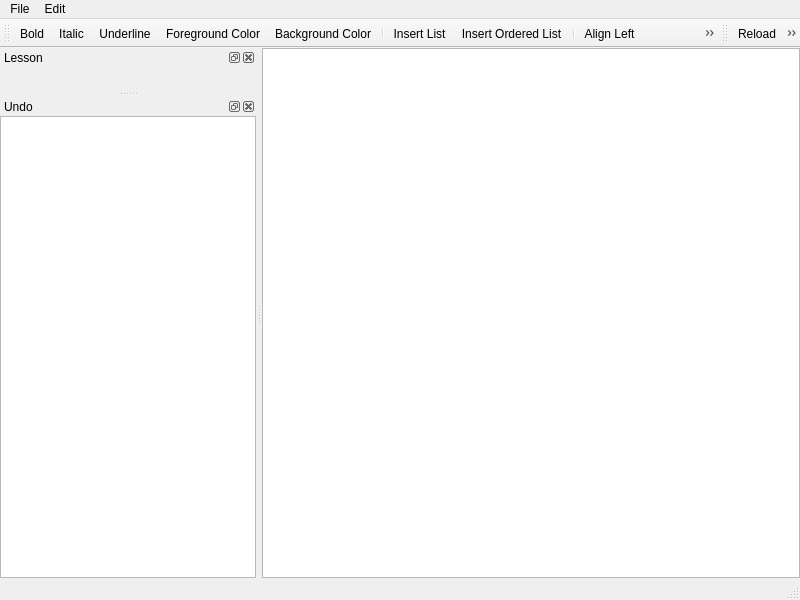
<?xml version="1.0" encoding="UTF-8"?>
<ui version="4.0">
 <class>LessonsEditorMainWindow</class>
 <widget class="QMainWindow" name="LessonsEditorMainWindow">
  <property name="geometry">
   <rect>
    <x>0</x>
    <y>0</y>
    <width>800</width>
    <height>600</height>
   </rect>
  </property>
  <property name="windowTitle">
   <string>Lessons Editor</string>
  </property>
  <widget class="QWidget" name="centralwidget">
   <layout class="QGridLayout" name="gridLayout_2">
    <property name="leftMargin">
     <number>0</number>
    </property>
    <property name="topMargin">
     <number>0</number>
    </property>
    <property name="rightMargin">
     <number>0</number>
    </property>
    <property name="bottomMargin">
     <number>0</number>
    </property>
    <item row="0" column="0">
     <widget class="QTextEdit" name="textEdit"/>
    </item>
   </layout>
  </widget>
  <widget class="QMenuBar" name="menubar">
   <property name="geometry">
    <rect>
     <x>0</x>
     <y>0</y>
     <width>800</width>
     <height>22</height>
    </rect>
   </property>
   <widget class="QMenu" name="menuFile">
    <property name="title">
     <string>File</string>
    </property>
    <addaction name="actionReload"/>
    <addaction name="separator"/>
    <addaction name="actionSave"/>
    <addaction name="actionSave_As"/>
   </widget>
   <widget class="QMenu" name="menuEdit">
    <property name="title">
     <string>Edit</string>
    </property>
   </widget>
   <addaction name="menuFile"/>
   <addaction name="menuEdit"/>
  </widget>
  <widget class="QStatusBar" name="statusbar"/>
  <widget class="QDockWidget" name="dockWidgetLesson">
   <property name="windowTitle">
    <string>Lesson</string>
   </property>
   <attribute name="dockWidgetArea">
    <number>1</number>
   </attribute>
   <widget class="QWidget" name="dockWidgetContents">
    <layout class="QGridLayout" name="gridLayout">
     <property name="leftMargin">
      <number>0</number>
     </property>
     <property name="topMargin">
      <number>0</number>
     </property>
     <property name="rightMargin">
      <number>0</number>
     </property>
     <property name="bottomMargin">
      <number>0</number>
     </property>
     <item row="0" column="0">
      <widget class="LessonsWidget" name="widgetLessons" native="true"/>
     </item>
    </layout>
   </widget>
  </widget>
  <widget class="QToolBar" name="toolBarFormat">
   <property name="windowTitle">
    <string>Format Toolbar</string>
   </property>
   <property name="iconSize">
    <size>
     <width>16</width>
     <height>16</height>
    </size>
   </property>
   <attribute name="toolBarArea">
    <enum>TopToolBarArea</enum>
   </attribute>
   <attribute name="toolBarBreak">
    <bool>false</bool>
   </attribute>
   <addaction name="actionBold"/>
   <addaction name="actionItalic"/>
   <addaction name="actionUnderline"/>
   <addaction name="actionForeground_Color"/>
   <addaction name="actionBackground_Color"/>
   <addaction name="separator"/>
   <addaction name="actionInsert_List"/>
   <addaction name="actionInsert_Ordered_List"/>
   <addaction name="separator"/>
   <addaction name="actionAlign_Left"/>
   <addaction name="actionAlign_Center"/>
   <addaction name="actionAlign_Right"/>
   <addaction name="actionAlign_Justify"/>
   <addaction name="separator"/>
   <addaction name="actionInsert_Table"/>
  </widget>
  <widget class="QToolBar" name="toolBarFile">
   <property name="windowTitle">
    <string>File Toolbar</string>
   </property>
   <property name="iconSize">
    <size>
     <width>16</width>
     <height>16</height>
    </size>
   </property>
   <attribute name="toolBarArea">
    <enum>TopToolBarArea</enum>
   </attribute>
   <attribute name="toolBarBreak">
    <bool>false</bool>
   </attribute>
   <addaction name="actionReload"/>
   <addaction name="separator"/>
   <addaction name="actionSave"/>
   <addaction name="actionSave_As"/>
  </widget>
  <widget class="QDockWidget" name="dockWidgetUndo">
   <property name="windowTitle">
    <string>Undo</string>
   </property>
   <attribute name="dockWidgetArea">
    <number>1</number>
   </attribute>
   <widget class="QWidget" name="dockWidgetContents_3">
    <layout class="QGridLayout" name="gridLayout_3">
     <property name="leftMargin">
      <number>0</number>
     </property>
     <property name="topMargin">
      <number>0</number>
     </property>
     <property name="rightMargin">
      <number>0</number>
     </property>
     <property name="bottomMargin">
      <number>0</number>
     </property>
     <item row="0" column="0">
      <widget class="QUndoView" name="listViewUndo"/>
     </item>
    </layout>
   </widget>
  </widget>
  <action name="actionInsert_Table">
   <property name="icon">
    <iconset resource="../../Resources/ProgrammerStenoTutor.qrc">
     <normaloff>:/Icons/table.png</normaloff>:/Icons/table.png</iconset>
   </property>
   <property name="text">
    <string>Insert Table</string>
   </property>
  </action>
  <action name="actionInsert_List">
   <property name="icon">
    <iconset resource="../../Resources/ProgrammerStenoTutor.qrc">
     <normaloff>:/Icons/edit-list.png</normaloff>:/Icons/edit-list.png</iconset>
   </property>
   <property name="text">
    <string>Insert List</string>
   </property>
  </action>
  <action name="actionInsert_Ordered_List">
   <property name="icon">
    <iconset resource="../../Resources/ProgrammerStenoTutor.qrc">
     <normaloff>:/Icons/edit-list-order.png</normaloff>:/Icons/edit-list-order.png</iconset>
   </property>
   <property name="text">
    <string>Insert Ordered List</string>
   </property>
  </action>
  <action name="actionBold">
   <property name="checkable">
    <bool>true</bool>
   </property>
   <property name="icon">
    <iconset resource="../../Resources/ProgrammerStenoTutor.qrc">
     <normaloff>:/Icons/edit-bold.png</normaloff>:/Icons/edit-bold.png</iconset>
   </property>
   <property name="text">
    <string>Bold</string>
   </property>
  </action>
  <action name="actionItalic">
   <property name="checkable">
    <bool>true</bool>
   </property>
   <property name="icon">
    <iconset resource="../../Resources/ProgrammerStenoTutor.qrc">
     <normaloff>:/Icons/edit-italic.png</normaloff>:/Icons/edit-italic.png</iconset>
   </property>
   <property name="text">
    <string>Italic</string>
   </property>
  </action>
  <action name="actionUnderline">
   <property name="checkable">
    <bool>true</bool>
   </property>
   <property name="icon">
    <iconset resource="../../Resources/ProgrammerStenoTutor.qrc">
     <normaloff>:/Icons/edit-underline.png</normaloff>:/Icons/edit-underline.png</iconset>
   </property>
   <property name="text">
    <string>Underline</string>
   </property>
  </action>
  <action name="actionAlign_Left">
   <property name="checkable">
    <bool>true</bool>
   </property>
   <property name="icon">
    <iconset resource="../../Resources/ProgrammerStenoTutor.qrc">
     <normaloff>:/Icons/edit-alignment.png</normaloff>:/Icons/edit-alignment.png</iconset>
   </property>
   <property name="text">
    <string>Align Left</string>
   </property>
  </action>
  <action name="actionAlign_Center">
   <property name="checkable">
    <bool>true</bool>
   </property>
   <property name="icon">
    <iconset resource="../../Resources/ProgrammerStenoTutor.qrc">
     <normaloff>:/Icons/edit-alignment-center.png</normaloff>:/Icons/edit-alignment-center.png</iconset>
   </property>
   <property name="text">
    <string>Align Center</string>
   </property>
  </action>
  <action name="actionAlign_Right">
   <property name="checkable">
    <bool>true</bool>
   </property>
   <property name="icon">
    <iconset resource="../../Resources/ProgrammerStenoTutor.qrc">
     <normaloff>:/Icons/edit-alignment-right.png</normaloff>:/Icons/edit-alignment-right.png</iconset>
   </property>
   <property name="text">
    <string>Align Right</string>
   </property>
  </action>
  <action name="actionAlign_Justify">
   <property name="checkable">
    <bool>true</bool>
   </property>
   <property name="icon">
    <iconset resource="../../Resources/ProgrammerStenoTutor.qrc">
     <normaloff>:/Icons/edit-alignment-justify.png</normaloff>:/Icons/edit-alignment-justify.png</iconset>
   </property>
   <property name="text">
    <string>Align Justify</string>
   </property>
  </action>
  <action name="actionForeground_Color">
   <property name="icon">
    <iconset resource="../../Resources/ProgrammerStenoTutor.qrc">
     <normaloff>:/Icons/edit-color.png</normaloff>:/Icons/edit-color.png</iconset>
   </property>
   <property name="text">
    <string>Foreground Color</string>
   </property>
  </action>
  <action name="actionBackground_Color">
   <property name="icon">
    <iconset resource="../../Resources/ProgrammerStenoTutor.qrc">
     <normaloff>:/Icons/color.png</normaloff>:/Icons/color.png</iconset>
   </property>
   <property name="text">
    <string>Background Color</string>
   </property>
  </action>
  <action name="actionSave">
   <property name="icon">
    <iconset resource="../../Resources/ProgrammerStenoTutor.qrc">
     <normaloff>:/Icons/disk.png</normaloff>:/Icons/disk.png</iconset>
   </property>
   <property name="text">
    <string>Save</string>
   </property>
   <property name="shortcut">
    <string>Ctrl+S</string>
   </property>
  </action>
  <action name="actionSave_As">
   <property name="icon">
    <iconset resource="../../Resources/ProgrammerStenoTutor.qrc">
     <normaloff>:/Icons/disk--pencil.png</normaloff>:/Icons/disk--pencil.png</iconset>
   </property>
   <property name="text">
    <string>Save As...</string>
   </property>
  </action>
  <action name="actionReload">
   <property name="icon">
    <iconset resource="../../Resources/ProgrammerStenoTutor.qrc">
     <normaloff>:/Icons/folder-open-document.png</normaloff>:/Icons/folder-open-document.png</iconset>
   </property>
   <property name="text">
    <string>Reload</string>
   </property>
   <property name="shortcut">
    <string>F5</string>
   </property>
  </action>
 </widget>
 <customwidgets>
  <customwidget>
   <class>LessonsWidget</class>
   <extends>QWidget</extends>
   <header>Lessons/LessonsWidget.h</header>
   <container>1</container>
  </customwidget>
  <customwidget>
   <class>QUndoView</class>
   <extends>QListView</extends>
   <header location="global">QtWidgets/QUndoView</header>
  </customwidget>
 </customwidgets>
 <resources>
  <include location="../../Resources/ProgrammerStenoTutor.qrc"/>
 </resources>
 <connections/>
</ui>
